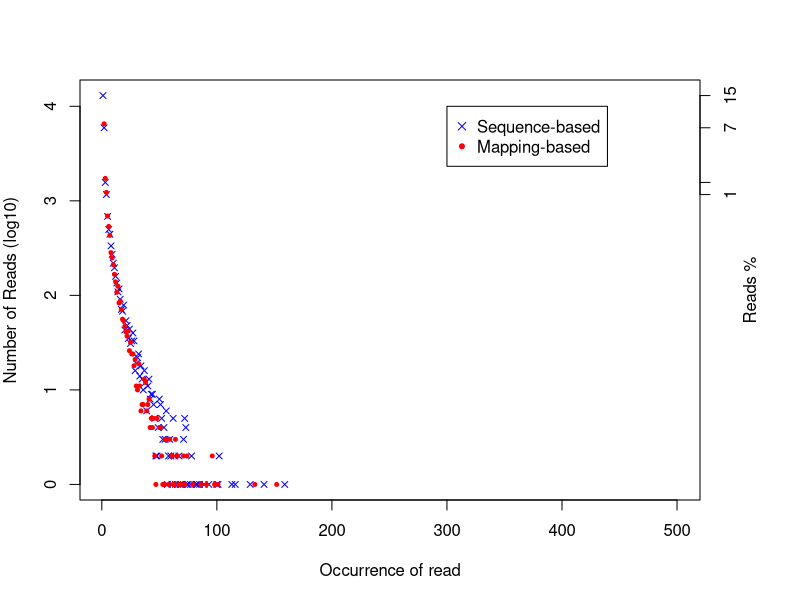

Source code (R):
pdf('WT_REP2.DupRate_plot.pdf')
par(mar=c(5,4,4,5),las=0)
seq_occ=c(1,2,3,4,5,6,7,8,9,10,11,12,13,14,15,16,17,18,19,20,21,22,23,24,25,26,27,28,29,30,31,32,33,34,35,36,37,38,39,40,41,42,43,44,45,46,47,48,50,51,52,53,54,55,56,58,59,61,62,63,64,65,66,67,69,71,72,74,79,86,91,96,98,101,133,152)
seq_uniqRead=c(20799,6523,1728,1227,691,536,431,283,249,211,167,139,108,125,83,87,71,56,54,47,41,37,42,26,32,24,24,18,21,11,10,19,11,6,7,7,13,12,6,7,8,4,5,4,5,2,1,5,4,4,2,1,1,3,3,1,3,2,1,1,3,2,2,1,1,2,1,2,1,1,1,2,1,1,1,1)
pos_occ=c(1,2,3,4,5,6,7,8,9,10,11,12,13,14,15,16,17,18,19,20,21,22,23,24,25,26,27,28,29,30,31,32,33,34,35,36,37,38,39,40,41,42,43,44,45,46,47,48,49,50,51,52,53,54,55,56,57,58,59,60,61,62,63,64,66,67,68,69,71,72,73,74,75,77,78,82,83,85,89,93,100,101,102,113,116,129,141,159)
pos_uniqRead=c(12991,5928,1566,1165,684,497,443,334,272,219,196,159,135,109,117,91,71,68,79,43,54,48,35,44,31,33,40,33,16,19,22,24,14,18,13,10,16,12,6,11,13,8,9,9,7,5,2,2,4,8,7,5,3,4,3,6,1,2,3,2,1,5,2,1,1,2,1,1,3,5,4,1,1,1,2,1,1,1,1,1,1,1,2,1,1,1,1,1)
plot(pos_occ,log10(pos_uniqRead),ylab='Number of Reads (log10)',xlab='Occurrence of read',pch=4,cex=0.8,col='blue',xlim=c(1,500),yaxt='n')
points(seq_occ,log10(seq_uniqRead),pch=20,cex=0.8,col='red')
ym=floor(max(log10(pos_uniqRead)))
legend(300,ym,legend=c('Sequence-based','Mapping-based'),col=c('blue','red'),pch=c(4,20))
axis(side=2,at=0:ym,labels=0:ym)
axis(side=4,at=c(log10(pos_uniqRead[1]),log10(pos_uniqRead[2]),log10(pos_uniqRead[3]),log10(pos_uniqRead[4])), labels=c(round(pos_uniqRead[1]*100/sum(pos_uniqRead*pos_occ)),round(pos_uniqRead[2]*100/sum(pos_uniqRead*pos_occ)),round(pos_uniqRead[3]*100/sum(pos_uniqRead*pos_occ)),round(pos_uniqRead[4]*100/sum(pos_uniqRead*pos_occ))))
mtext(4, text = "Reads %", line = 2)
dev.off()
